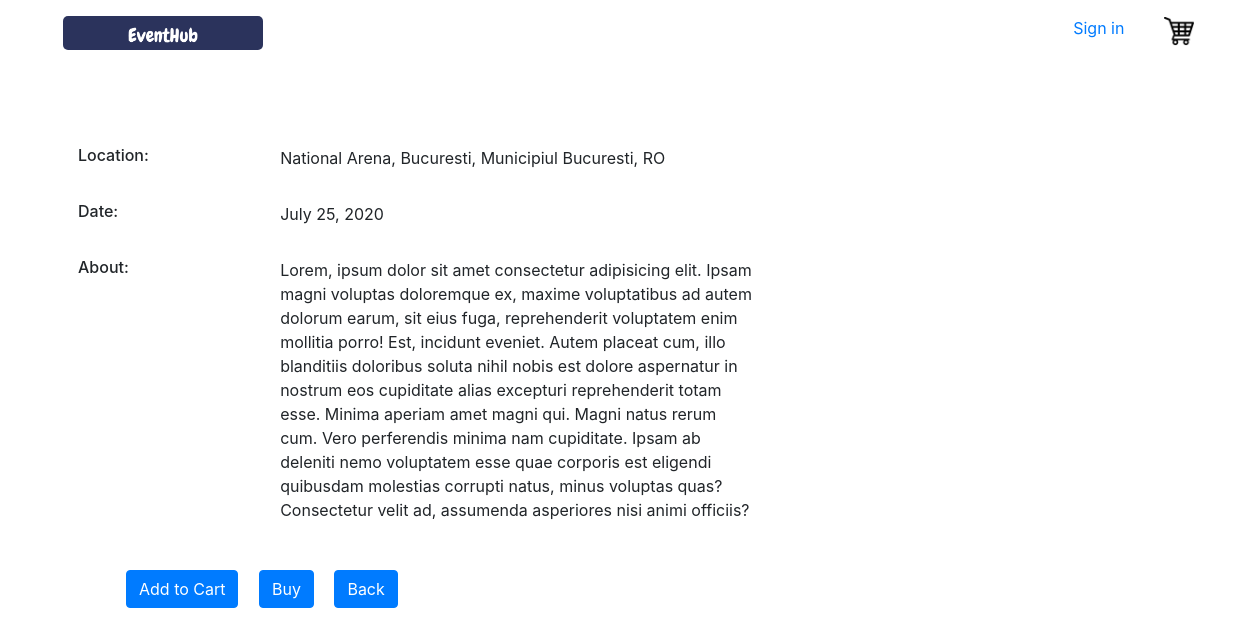
The page /display/1 on the database its author committed.
### eventHub_app/models.py (models this page shows)
class Event(models.Model):
    name = models.CharField(max_length=255)
    location = models.CharField(max_length=255)
    start_date = models.DateField()
    category = models.CharField(max_length=100)
    tickets = models.IntegerField()
    price = models.IntegerField()
    about = models.TextField()
    users = models.ManyToManyField(User, related_name="events")
    creator = models.ForeignKey(User,related_name="created_events", on_delete=models.CASCADE)
    created_at = models.DateTimeField(auto_now_add = True)
    updated_at = models.DateTimeField(auto_now = True)
    objects = EventManager()

### eventHub_app/views.py (the view)
# urls.py: path('display/<int:event_id>', views.display),
def display(request, event_id):
    event = Event.objects.get(id=event_id)
    context = {
        'event': event
    }
    return render(request,'display.html', context)

### eventHub_app/templates/display.html (shortened to what this page needs)
<!DOCTYPE html>
<html lang="en">
<head>
    {% load static %}
    <link rel="stylesheet" href="{% static 'style.css' %}">
    <link rel="stylesheet" href="https://stackpath.bootstrapcdn.com/bootstrap/4.5.0/css/bootstrap.min.css">
</head>
<body>
    <div class="container-fluid">
        <div class="row dashboard-header mt-3">
            <div class="col-sm">
            <a href="/">
                <img src="{% static "eventhub.png" %}" alt="Our logo" width="200" class="logo ml-5">
            </a>
            </div>
            <div class="col-sm text-right sign-in">
                <a href="/display_login">Sign in</a>
            </div>
            <div class="col-sm-1 text-right pl-0 heade-minicraft top-nav-shadow">
                <a href="/cart">
                <img src="{% static "cart_icon.png" %}" alt="Cart Icon" width="30">
                </a>
            </div>
        </div>
            <div class="col-sm mt-5 ml-5">
                <div class="form-group row">
                    <h6 class="col-sm-2 mt-5">Location: </h6>
                    <div class="col-sm-10 mt-5">
                        <p>{{event.location}}</p>
                    </div>
                </div>
                <div class="form-group row">
                    <h6 class="col-sm-2">Date: </h6>
                    <div class="col-sm-10">
                        <p>{{event.start_date}}</p>
                    </div>
                </div>
                <div class="form-group row">
                    <h6 class="col-sm-2">About: </h6>
                    <div class="col-sm-5">
                        <p>{{event.about}}</p>
                    </div>
                </div>
                <a class="btn btn-primary mt-3 ml-5" href="/add_to_cart/{{event.id}}" role="button">Add to Cart</a>
                <a class="btn btn-primary mt-3 ml-3" href="/oneCart/{{event.id}}" role="button">Buy</a>
                <a class="btn btn-primary ml-3 mt-3" href="/" role="button">Back</a>
            </div>
    </div>
</body>
</html>

### eventHub_app/static/style.css (style rules this page uses)
.logo { border-radius: 5px; }

### rows shown on the page
Event: location "National Arena, Bucuresti, Municipiul Bucuresti, RO", start_date "July 25, 2020", about "Lorem, ipsum dolor sit amet consectetur adipisicing elit. Ipsam magni voluptas doloremque ex, maxime voluptatibus ad autem dolorum earum, sit eius fuga, reprehenderit voluptatem enim mollitia porro! Est, incidunt eveniet. Autem placeat cum, illo blanditiis doloribus soluta nihil nobis est dolore aspernatur in nostrum eos cupiditate alias excepturi reprehenderit totam esse. Minima aperiam amet magni qui. Magni natus rerum cum. Vero perferendis minima nam cupiditate. Ipsam ab deleniti nemo voluptatem esse quae corporis est eligendi quibusdam molestias corrupti natus, minus voluptas quas? Consectetur velit ad, assumenda asperiores nisi animi officiis?"
